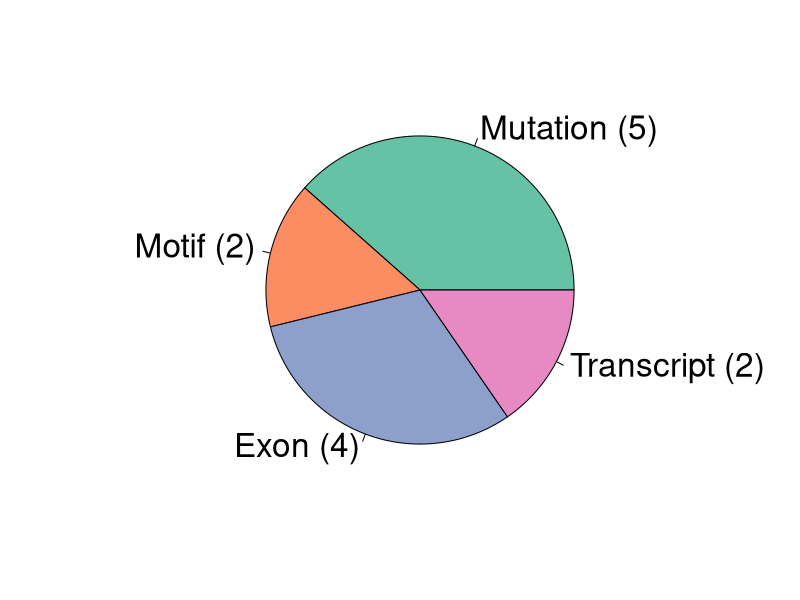

Write R code to recreate this figure.
#!/usr/bin/env Rscript
## Plots a pie chart of the feature types used in the machine learning models
suppressPackageStartupMessages({
  library(RColorBrewer)
})

features <- as.data.frame(matrix(c(
  "hek_ws", "Exon",
  "hek_wu", "Exon",
  "mutation_base_change", "Mutation",
  "w5score", "Motif",
  "w3score", "Motif",
  "m5score", "Mutation",
  "m3score", "Mutation",
  "mwdif_5score", "Mutation",
  "mwdif_3score", "Mutation",
  "ss5usage", "Transcript",
  "ss3usage", "Transcript",
  "chasin_ese_density", "Exon",
  "chasin_ess_density", "Exon"
), ncol=2, byrow=T, dimnames=list(c(), c("feature", "level"))))

fLevels <- factor(features$level, c("Mutation", "Motif", "Exon", "Transcript"))
tFLevels <- table(fLevels)
labels <- sprintf("%s (%d)", names(tFLevels), tFLevels)
myColors <- brewer.pal(length(tFLevels), "Set2")
pdf(file.path("..", "plots", "feature_pie.pdf"))
pie(tFLevels, labels=labels, col=myColors, cex=2)
dev.off()
